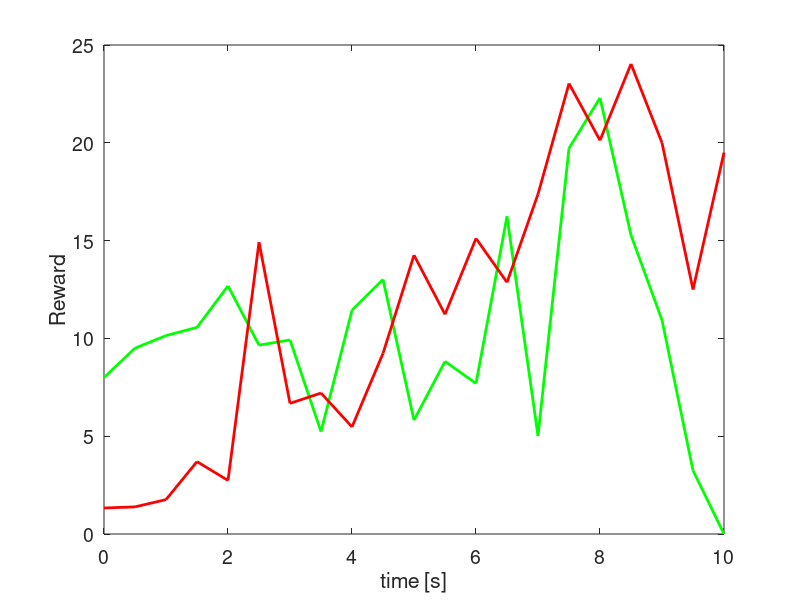

MATLAB code for this plot: (Note: this script raises an error after producing the figure.)
Q_table_4450 = [
        0 7.99783 1.32894 ;
        1 9.50023 1.38718 ;
        2 10.1422 1.75789 ;
        3 10.5636 3.70033 ;
        4 12.6828 2.73893 ;
        5 9.65461 14.9181 ;
        6 9.92152 6.67794 ;
        7 5.23713 7.20618 ;
        8 11.4372 5.47688 ;
        9 13.0145 9.23458 ;
        10 5.82291 14.2556 ;
        11 8.82251 11.2304 ;
        12 7.69576 15.1118 ;
        13 16.2395 12.8655 ;
        14 5.01212 17.375 ;
        15 19.7198 23.0312 ;
        16 22.296 20.125 ;
        17 15.2811 24.0312 ;
        18 10.9374 20 ;
        19 3.2495 12.5 ;
        20 0 19.5 ];
    
    
    h5 = figure(); 
plot(Q_table_4450(:,1)*0.5,Q_table_4450(:,2),'g','LineWidth',2);
hold on;
plot(Q_table_4450(:,1)*0.5,Q_table_4450(:,3),'r','LineWidth',2);
set(gca,'FontSize',14);
xlabel('time [s]');
ylabel('Reward');

saveas(h5,[figPath,'Qtable_4450.eps'], 'psc2');